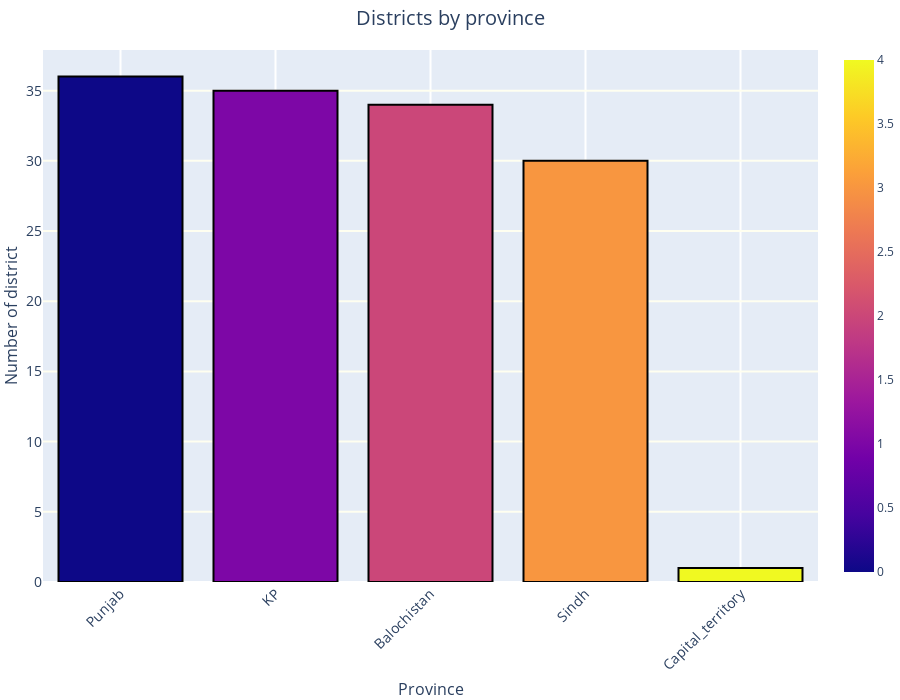

Notebook code for this chart:
### Code cell
fig = go.Figure()
fig.add_trace(go.Bar(
    x=df_grouped['province'], 
    y=df_grouped['district'],
    marker=dict(
        color=list(range(len(df_grouped['province']))), 
        coloraxis="coloraxis",
        line=dict(color='black', width=2)
    )
))
fig.update_layout(
    title='Districts by province',
    title_font_size=20,
    title_x=0.5,
    xaxis_title='Province',
    xaxis_title_font_size=16,
    xaxis_tickfont_size=14,
    yaxis_title='Number of district',
    yaxis_title_font_size=16,
    yaxis_tickfont_size=14,
    height=700,
    showlegend=False,
    margin=dict(l=0, r=0, t=50, b=0)
)
fig.update_xaxes(tickangle=315, showgrid=True, gridwidth=2)
fig.update_yaxes(showgrid=True, gridcolor='ivory', gridwidth=2)

fig.show()

### Figure 1 — Plotly figure (JSON) as saved in the notebook; plotly's stock layout.template omitted (floating-point values rounded to 4 significant figures)
{"data": [{"marker": {"color": [0, 1, 2, 3, 4], "coloraxis": "coloraxis", "line": {"color": "black", "width": 2}}, "type": "bar", "x": ["Punjab", "KP", "Balochistan", "Sindh", "Capital_territory"], "y": [36, 35, 34, 30, 1]}], "layout": {"height": 700, "margin": {"b": 0, "l": 0, "r": 0, "t": 50}, "showlegend": false, "title": {"font": {"size": 20}, "text": "Districts by province", "x": 0.5}, "xaxis": {"gridwidth": 2, "showgrid": true, "tickangle": -45, "tickfont": {"size": 14}, "title": {"font": {"size": 16}, "text": "Province"}}, "yaxis": {"gridcolor": "ivory", "gridwidth": 2, "showgrid": true, "tickfont": {"size": 14}, "title": {"font": {"size": 16}, "text": "Number of district"}}}}
